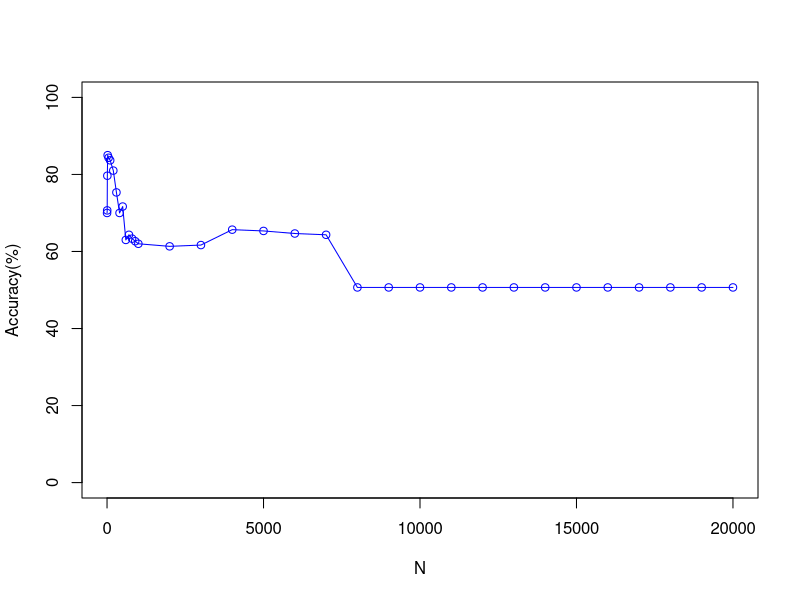

Recreate this plot in R.
# Author : G Asish Kumar*/
# Description: Plot that shows the comparison of Accuracy vs No of Top features Selected for 
# 			   T Test having K=2 and With Out Normalisation of the features 

 x <- c(1, 5, 10, 20, 50, 100, 200, 300, 400, 500, 600, 700, 800, 900, 1000, 2000, 3000, 4000, 5000, 6000, 7000, 8000, 9000, 10000, 11000, 12000, 13000, 14000, 15000, 16000, 17000, 18000, 19000, 20000)
 y <- c(70,
70.66666667,
79.66666667,
85,
84.33333333,
83.66666667,
81,
75.33333333,
70,
71.66666667,
63,
64.33333333,
63.33333333,
62.66666667,
62,
61.33333333,
61.66666667,
65.66666667,
65.33333333,
64.66666667,
64.33333333,
50.66666667,
50.66666667,
50.66666667,
50.66666667,
50.66666667,
50.66666667,
50.66666667,
50.66666667,
50.66666667,
50.66666667,
50.66666667,
50.66666667,
50.66666667)
 plot(x, y, type='o', pch=1, col="blue", xlab="N", ylab="Accuracy(%)", ylim=c(0, 100), xlim=c(0,20000))
